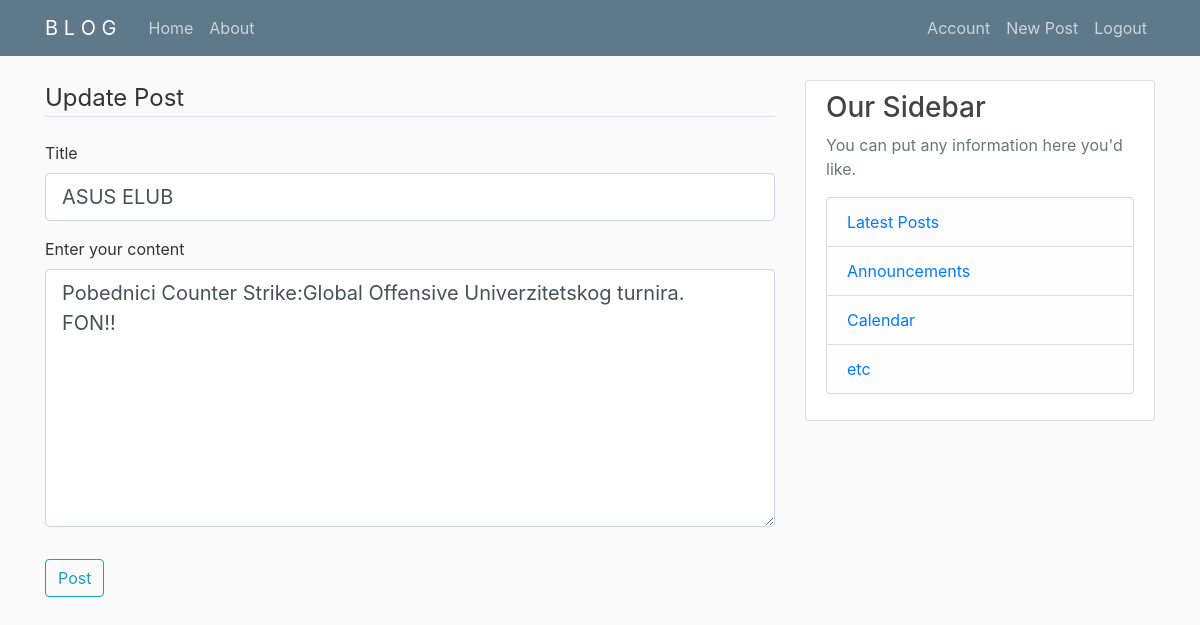
Screenshot of /post/13/update (signed in) with the database file from the repository.
### flaskblog/models.py (models this page shows, shortened)
class Post(db.Model):
    id = db.Column(db.Integer, primary_key=True)
    title = db.Column(db.String(100), nullable=False)
    date_posted = db.Column(db.DateTime, nullable=False, default=datetime.utcnow)
    content = db.Column(db.Text, nullable=False)
    user_id = db.Column(db.Integer, db.ForeignKey('user.id'),nullable=False)

### flaskblog/posts/routes.py (the view)
@posts.route("/post/<int:post_id>/update",methods=['GET','POST'])#naznacavamo da je int
@login_required
def update_post(post_id):
    post = Post.query.get_or_404(post_id) #get the post, if it doesnt exist return 404 (page does not exist)
    if post.author != current_user:
        logger.critical(f"[{current_user}] has tried to UPDATE {post.author}'s post")
        abort(403) #error response 403 forbidden route
    form = PostForm()
    if form.validate_on_submit():
        post.title = form.title.data
        post.content = form.content.data
        db.session.commit()
        flash('Your post has been updated!','success')
        logger.info(f"[{current_user}] has UPDATED post successfully")
        return redirect(url_for('posts.post',post_id=post.id))
    elif request.method == 'GET':
        form.title.data = post.title
        form.content.data = post.content
    return render_template('create_post.html',title='Update Post',
                            form=form,legend='Update Post')

### flaskblog/posts/forms.py
class PostForm(FlaskForm):
    title = StringField('Title',validators=[DataRequired()])
    content = TextAreaField('Enter your content', validators=[DataRequired()])
    submit = SubmitField('Post')

### flaskblog/models.py (called while the page is built)
@login_manager.user_loader
def load_user(user_id):
    return User.query.get(int(user_id))

### flaskblog/templates/create_post.html (shortened to what this page needs)
{% extends "layout.html" %} {% block content %}
<div class="content-sectio">
    <form method="POST" action="">
        <fieldset class="form-group">
            <legend class="border-bottom mb-4">{{legend}}</legend>
            <div class="form-group">
                {{ form.title.label(class="form-control-label") }} {% if form.title.errors %} {{ form.title(class="form-control form-control-lg
                is-invalid") }}
                <div class="invalid-feedback">
                    {% for error in form.title.errors%}
                    <span>{{ error }}</span>
                    {% endfor %}
                </div>
                {% else%} {{ form.title(class="form-control form-control-lg") }} {% endif %}
            </div>
            <div class="form-group">
                {{ form.content.label(class="form-control-label") }} {% if form.content.errors %} {{ form.content(class="form-control form-control-lg
                is-invalid") }}
                <div class="invalid-feedback">
                    {% for error in form.content.errors%}
                    <span>{{ error }}</span>
                    {% endfor %}
                </div>
                {% else%} {{ form.content(class="form-control form-control-lg", rows='8', cols='10', resize='none') }} {% endif %}
            </div>
        </fieldset>
        <div class="form-group">
            {{ form.submit(class="btn btn-outline-info") }}
        </div>
    </form>
</div>
{% endblock content %}

### flaskblog/static/main.css (style rules this page uses)
body { background: #fafafa; color: #333333; margin-top: 5rem; }

### rows the page displays
Post: title "ASUS ELUB", content "Pobednici Counter Strike:Global Offensive Univerzitetskog turnira. FON!!"

### other values shown
{{ legend }} "Update Post"
